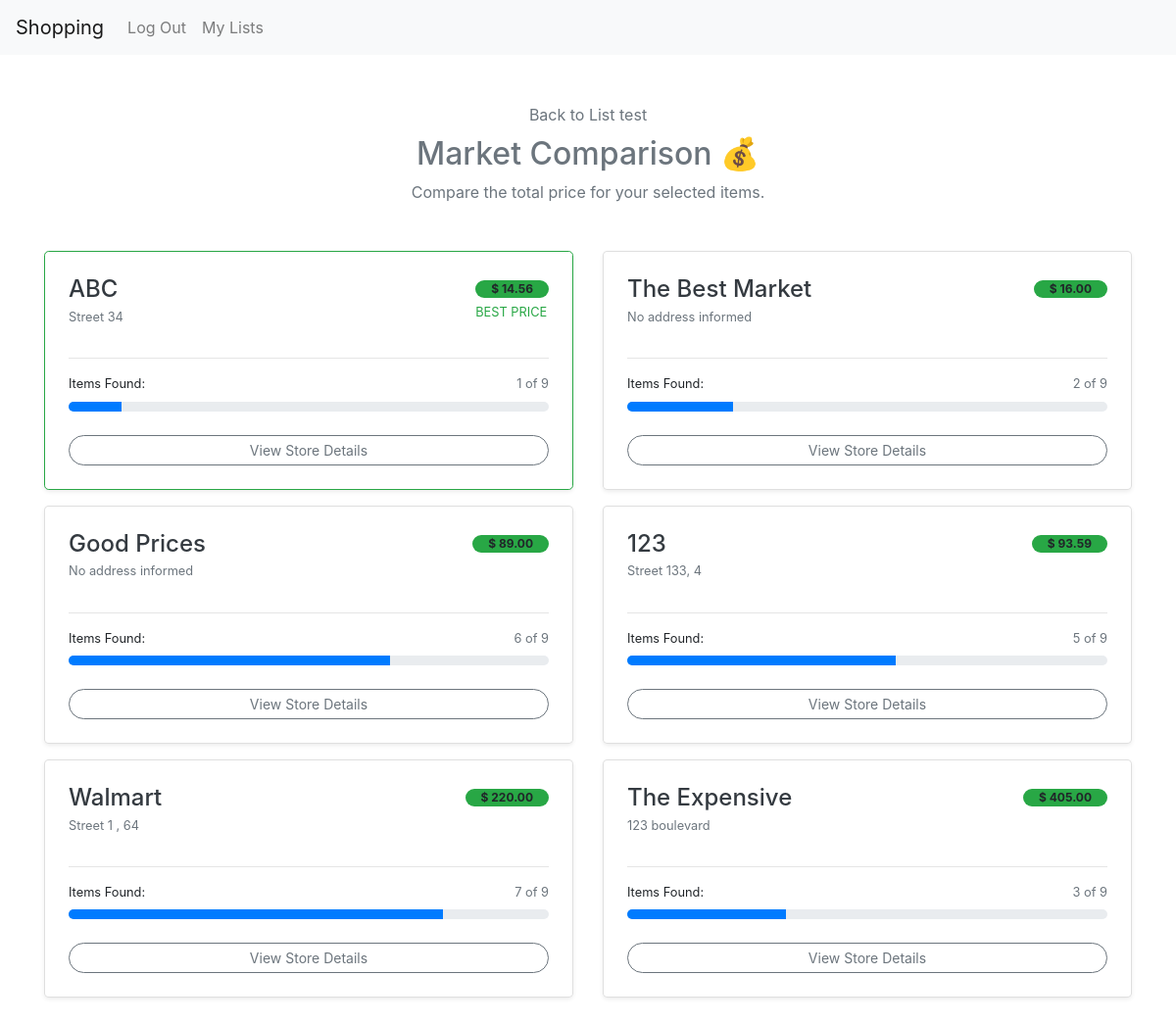
Before: /prices/1 (signed in) with the older database file.
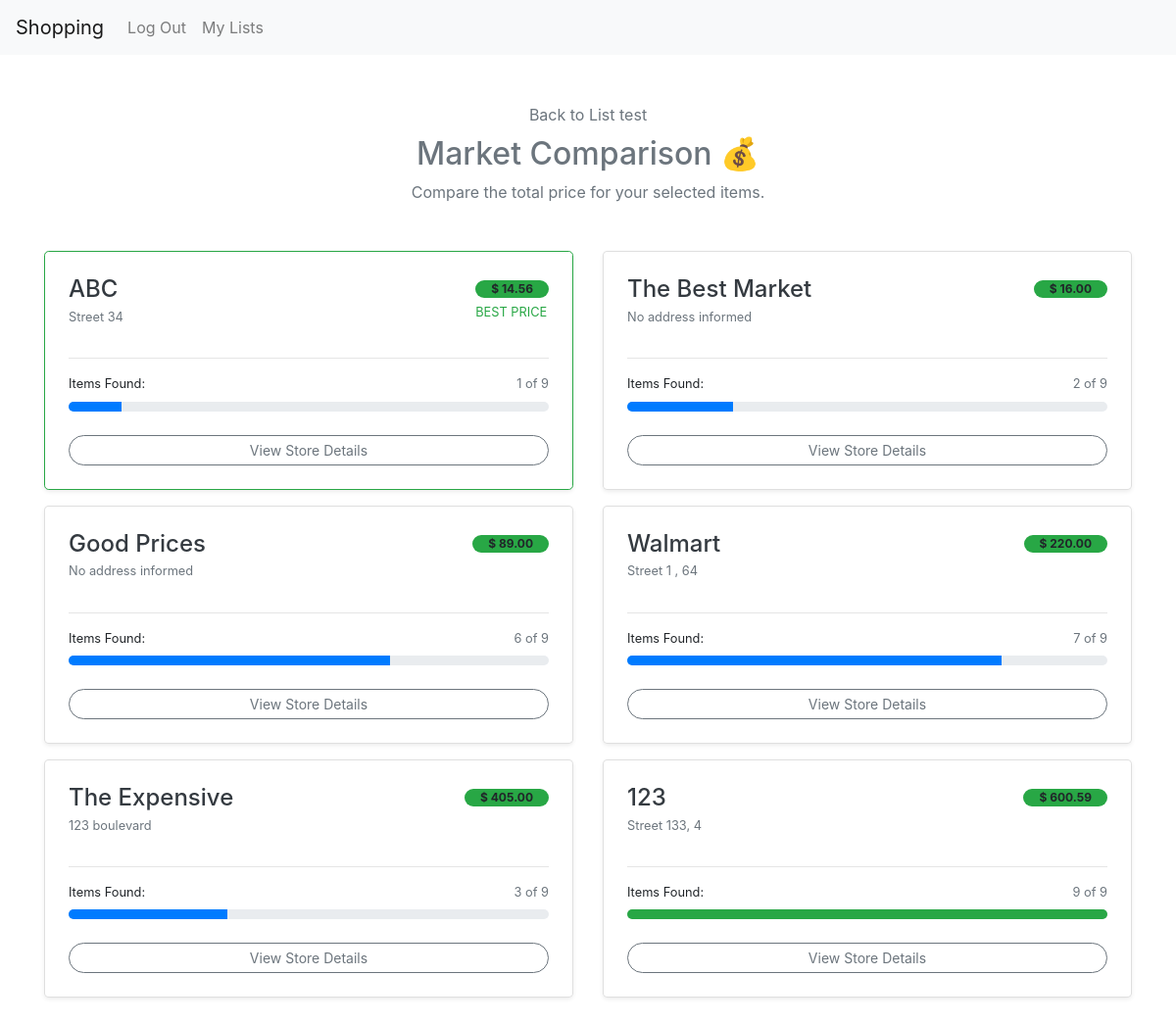
After: the same page with the newer database file.
### listsapp/models.py (models this page shows, shortened)
class User(AbstractUser):
    is_supermarket = models.BooleanField(default=False)
    address = models.CharField(max_length=255, blank=True, null=True)

### listsapp/views.py (the view)
# urls.py: path("prices/<int:list_id>", views.prices, name="prices"),
def prices(request, list_id):
    list_obj = get_object_or_404(List, id=list_id, user=request.user)
    products = list_obj.products.all()
    supermarkets = User.objects.filter(is_supermarket=True)
    price_per_market = []
    total_products = products.count()
    for supermarket in supermarkets:
        total_price = 0
        found_products = 0
        for product in products:
            price_obj = PriceMkt.objects.filter(supermarket=supermarket, product=product).first()
            if price_obj:
                total_price += price_obj.price
                found_products += 1
        if found_products > 0:
            price_per_market.append({
                "supermarket": supermarket,
                "total_price": total_price,
                "found_products": found_products,
                "total_products": total_products,
            })
    price_per_market = sorted(price_per_market, key=lambda x: x['total_price'])
    return render(request, "listsapp/prices.html", {
        "price_per_market": price_per_market,
        "list": list_obj
    })

### listsapp/templates/listsapp/prices.html (shortened to what this page needs)
{% extends "listsapp/layout.html" %}
{% block body %}
<div class="container mt-5">
    <div class="text-center mb-5">
        <a href="{% url 'listpage' list.id %}" class="btn btn-link text-decoration-none text-muted p-0 mb-2">
             Back to {{ list.name }}
        </a>
        <h2 class="display-5 fw-bold text-secondary">Market Comparison 💰</h2>
        <p class="text-muted">Compare the total price for your selected items.</p>
    </div>
    {% if price_per_market %}
        <div class="row justify-content-center g-4">
            {% for market in price_per_market %}
            <div class="col-md-8 col-lg-6">
                <div class="card shadow-sm mb-3 rounded-lg {% if forloop.first %}border-start border-success border-5{% endif %}">
                    <div class="card-body p-4">
                        <div class="d-flex justify-content-between align-items-start">
                            <div>
                                <h4 class="fw-bold text-dark mb-1">{{ market.supermarket.username }}</h4>
                                <p class="text-muted small mb-3">
                                    {% if market.supermarket.address %}
                                        {{ market.supermarket.address }}
                                    {% else %}
                                        No address informed
                                    {% endif %}
                                </p>
                            </div>
                            <div class="text-end">
                                <span class="badge bg-success fs-5 rounded-pill px-3">
                                    $ {{ market.total_price|floatformat:2 }}
                                </span>
                                {% if forloop.first %}
                                    <div class="text-success small fw-bold mt-1">BEST PRICE</div>
                                {% endif %}
                            </div>
                        </div>
                        <hr>
                        <div class="d-flex justify-content-between align-items-center mb-2">
                            <span class="small fw-bold">Items Found:</span>
                            <span class="small text-muted">{{ market.found_products }} of {{ market.total_products }}</span>
                        </div>
                        {% widthratio market.found_products market.total_products 100 as percentage %}
                        <div class="progress rounded-pill" style="height: 10px;">
                            <div class="progress-bar {% if percentage == '100' %}bg-success{% else %}bg-primary{% endif %}"
                                 role="progressbar"
                                 style="width: {{ percentage }}%">
                            </div>
                        </div>
                        <div class="mt-4">
                            <a href="{% url 'supermarketpage' market.supermarket.id %}" class="btn btn-outline-secondary btn-sm w-100 rounded-pill">
                                View Store Details
                            </a>
                        </div>
                    </div>
                </div>
            </div>
            {% endfor %}
        </div>
    {% else %}
        <div class="text-center py-5">
            <i class="bi bi-cart-x text-muted display-1"></i>
            <h4 class="mt-3 text-secondary">No prices available for this list yet.</h4>
            <p class="text-muted">Try adding products that have prices registered in supermarkets.</p>
        </div>
    {% endif %}
</div>
{% endblock %}

Changed rows visible on the page:
changed User "Street 133, 4": total_price "93.59" → "600.59"; found_products "5" → "9"; {{ percentage }} 56 → 100 (drawn); moves down the list
